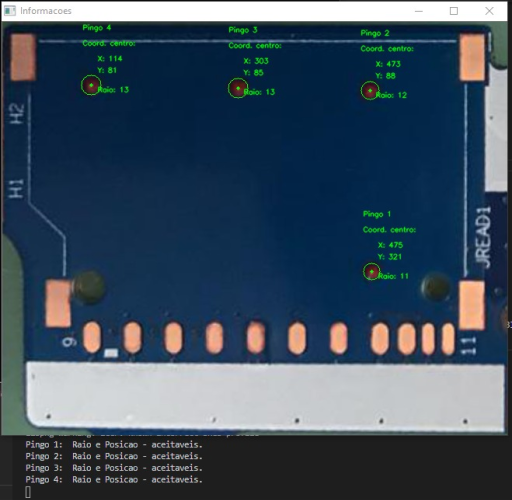
#> input picture imagem.png, 1024 x 1000 px (shown at 1/2 size); its folder holds only this picture in this run
$ python -i main.py   (imports and definitions only)   (older library calls are emulated)
#> lines starting #> are read from the running program, lines starting #| are printed output that depends on the picture; after the words box and inside, x2 and y2 are one past the last pixel; in counts of white or black regions, pixels touching at a corner belong together
# -*- coding: UTF-8 -*-
import cv2
import glob

class Pingos:

    def __init__(self):
        self.processadas = 0

    # função para exibir texto na imagem
    def put_text(self, image, text, position_x, position_y, color=(0, 255, 0)):
        font = cv2.FONT_HERSHEY_SIMPLEX
        cv2.putText(image, text, (position_x, position_y), font, 0.5, color, 0, cv2.LINE_AA)

    # [22 lines left out: function posicao_pingos, not called in this run]


    def tratamento(self, imagem):
        # Altera as dimensões da imagem
        height, width = imagem.shape[:2]
#> height = 1000; width = 1024
        imagem = cv2.resize(imagem, (int(width / 2), int(height/2)))
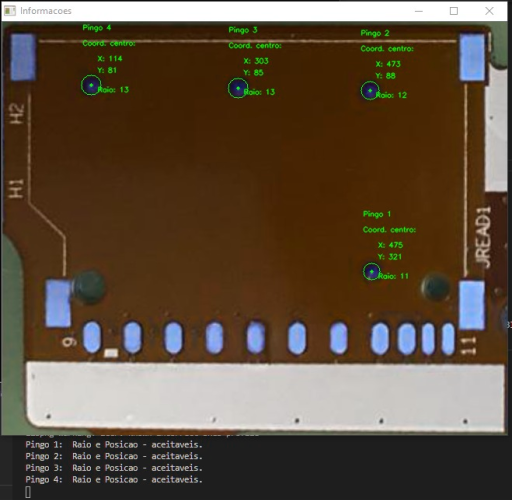
#> imagem: shape (500, 512, 3); mean of channels 0, 1, 2 61.3, 78.4, 94.5; drawn as B, G, R
        # Converte a imagem de RGB  para HLS
        imagem_hls = cv2.cvtColor(imagem, cv2.COLOR_RGB2HLS)
#> imagem_hls: shape (500, 512, 3); mean of channels 0, 1, 2 86, 78.6, 125.7
        # Separa os canais da imagem
        canal_h, canal_l, canal_s = cv2.split(imagem_hls)
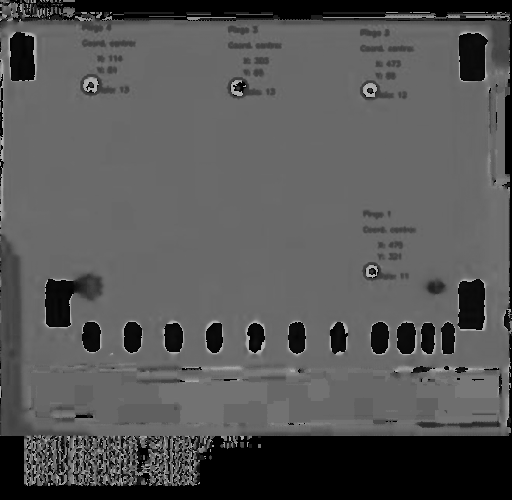
#> canal_h: shape (500, 512); min 0, max 180, mean 86
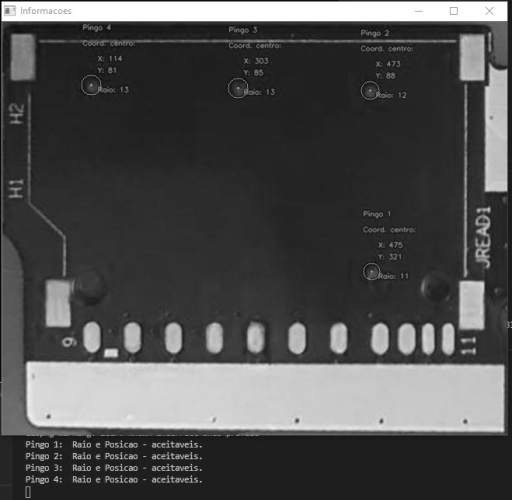
#> canal_l: shape (500, 512); min 4, max 255, mean 78.6
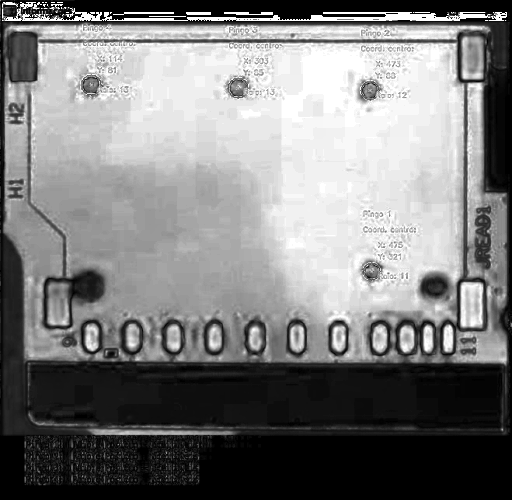
#> canal_s: shape (500, 512); min 0, max 255, mean 125.7
        canal_selecionado = canal_l

        # Aplicação da binarização pelo método de Otsu
        limiar, binarizacao_algoritmo_3 = cv2.threshold(canal_selecionado, 0, 255, cv2.THRESH_BINARY + cv2.THRESH_OTSU)
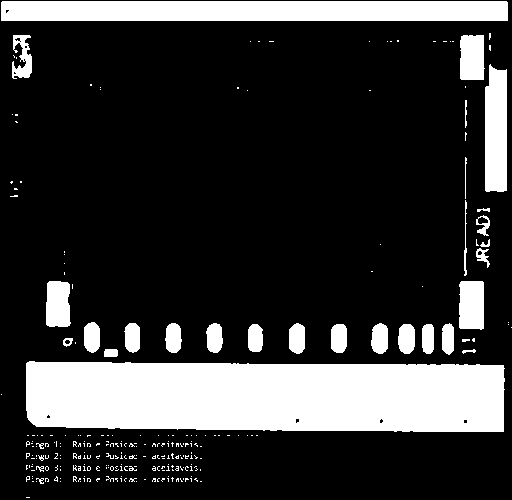
#> binarizacao_algoritmo_3: shape (500, 512); 21.4% white; 267 white regions (234 under 20 px), largest, box (x1, y1, x2, y2) and area: (26, 361, 505, 432) 31761, (1, 1, 508, 21) 10132, (485, 64, 507, 192) 2633
#> limiar = 124
        #cv2.imshow("HLS", imagem_hls)
        #cv2.imshow("Canal L", canal_selecionado)
        #cv2.imshow("Binarizacao", binarizacao_algoritmo_3)

        return binarizacao_algoritmo_3, imagem

    # [31 lines left out: functions contorno, main, not called in this run]


pingos = Pingos()
# [1 line not run here, left out]

>>> import cv2
>>> picture = cv2.cvtColor(cv2.imread('imagem.png'), cv2.COLOR_BGR2RGB)
>>> result = Pingos().tratamento(picture)
